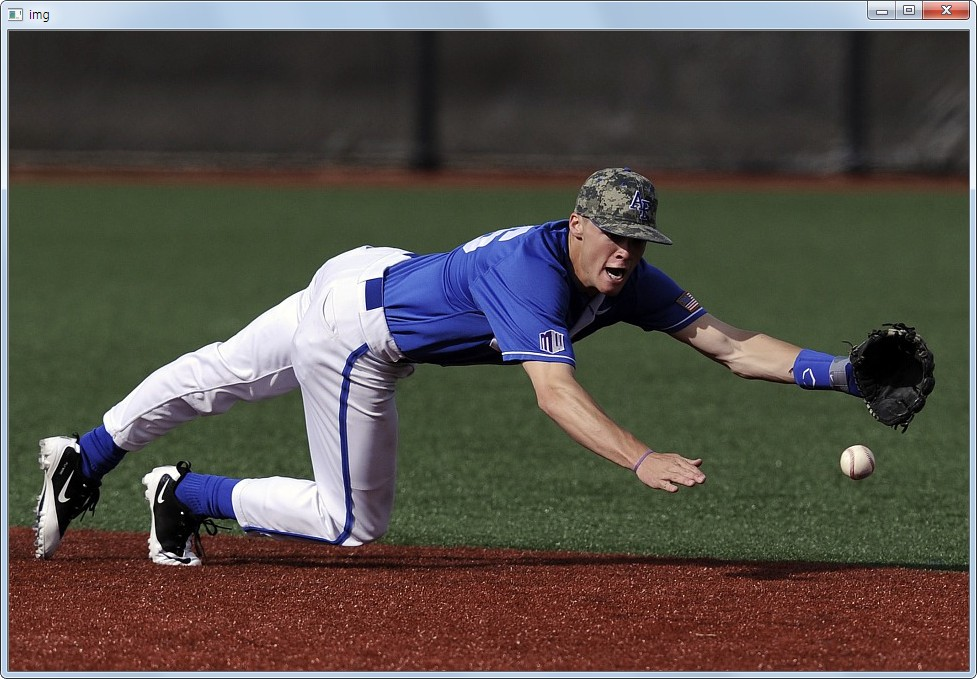
#> input picture opencv_test/baseball-player.jpg, 977 x 679 px, given in place of the camera
$ python image_processing.py
#> lines starting #> are read from the running program, lines starting #| are printed output that depends on the picture; after the words box and inside, x2 and y2 are one past the last pixel; in counts of white or black regions, pixels touching at a corner belong together
import cv2
import numpy as np

# Camera 객체를 생성 후 사이즈를 320 * 240 으로 조정.
cap = cv2.VideoCapture(0)
cap.set(3, 320)
cap.set(4, 240)

while True:
    # Camera에서 frame capture
    ret, frame = cap.read()
#> frame is the input picture: shape (679, 977, 3); mean B, G, R 73.5, 79.5, 85.1

    if ret:
        # BGR -> HSV로 변환
        hsv = cv2.cvtColor(frame, cv2.COLOR_BGR2HSV)
#> hsv: shape (679, 977, 3); mean H, S, V 47.7, 82.5, 96.4

        # blue 영역의 from ~ to
        lower_blue = np.array([110, 50, 50])
        upper_blue = np.array([130, 255, 255])

        # 이미지에서 blue 영역
        mask = cv2.inRange(hsv, lower_blue, upper_blue)
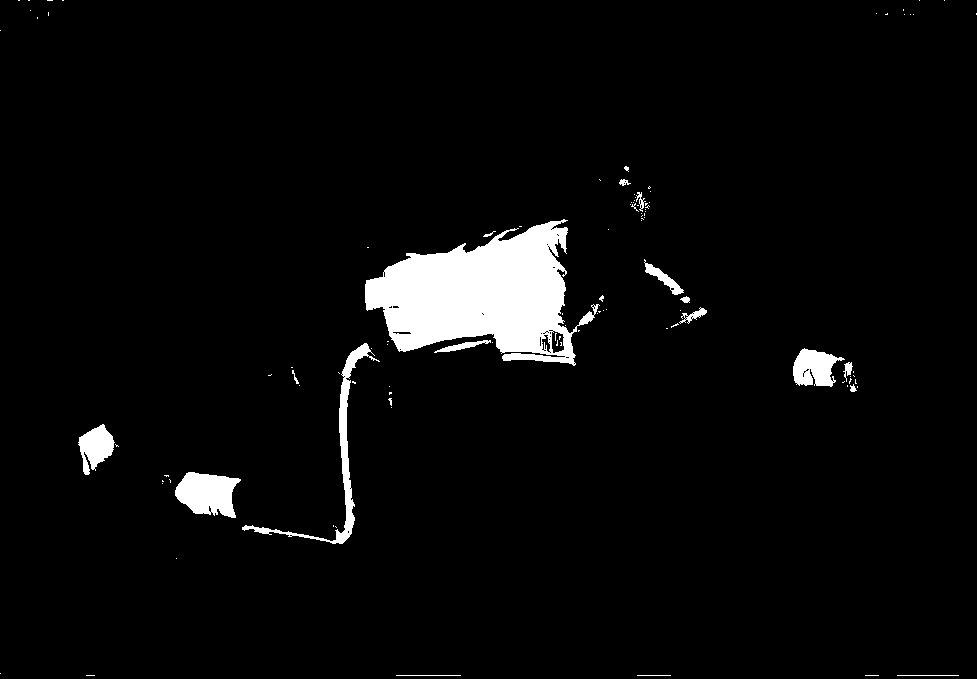
#> mask: shape (679, 977); 4.1% white; 108 white regions (90 under 20 px), largest, box (x1, y1, x2, y2) and area: (365, 219, 600, 366) 19176, (175, 472, 241, 518) 2080, (242, 343, 380, 544) 2053

        # bit 연산자를 통해서 blue영역만 남김.
        res = cv2.bitwise_and(frame, frame, mask=mask)
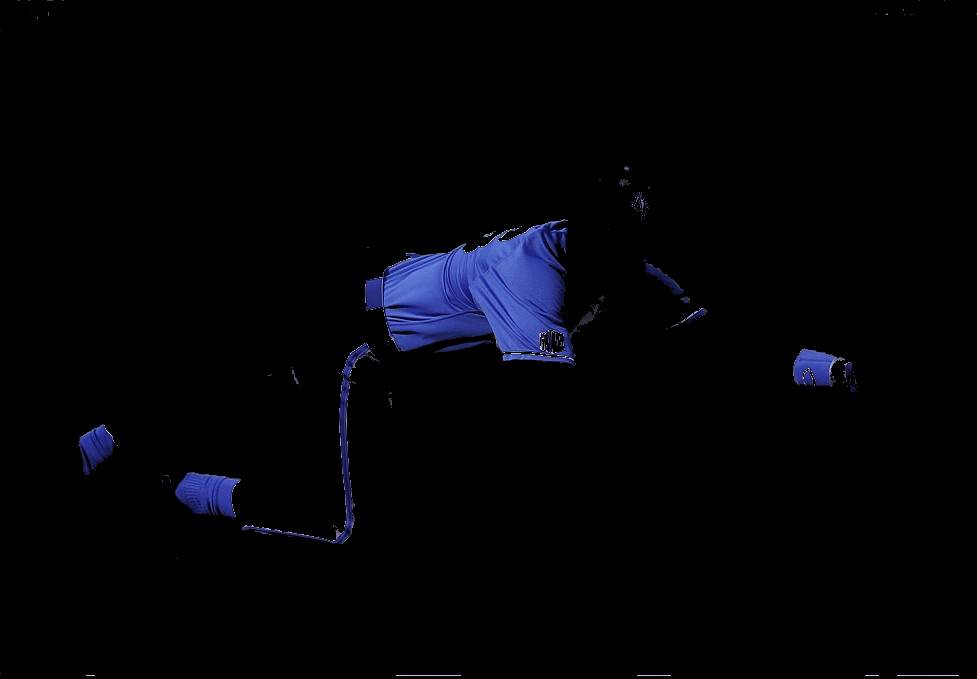
#> res: shape (679, 977, 3); mean B, G, R 6.1, 2.8, 2.3

        cv2.imshow('frame', frame)
        cv2.imshow('mask', mask)
        cv2.imshow('res', res)

    if cv2.waitKey(1) == ord('q'):
#> (key q is pressed here)
        break

cap.release()
cv2.destroyAllWindows()
